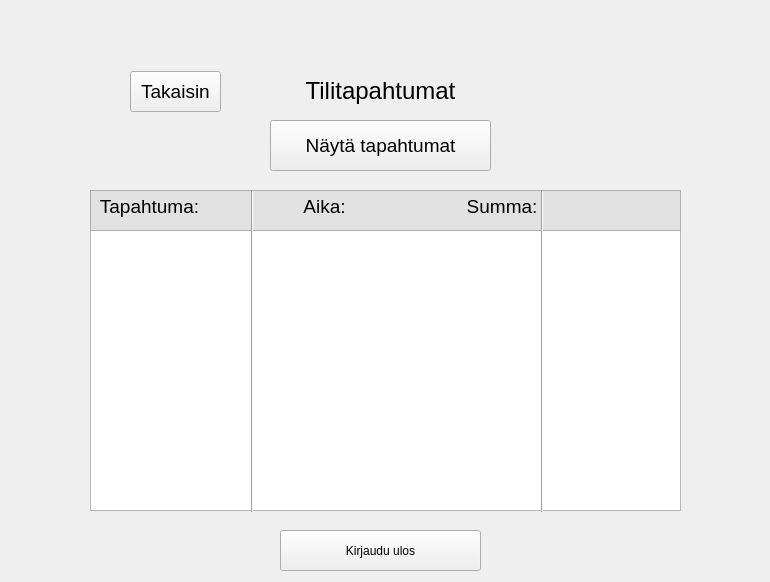
<?xml version="1.0" encoding="UTF-8"?>
<ui version="4.0">
 <class>action</class>
 <widget class="QWidget" name="action">
  <property name="geometry">
   <rect>
    <x>0</x>
    <y>0</y>
    <width>770</width>
    <height>582</height>
   </rect>
  </property>
  <property name="windowTitle">
   <string>Form</string>
  </property>
  <widget class="QLabel" name="label">
   <property name="geometry">
    <rect>
     <x>280</x>
     <y>60</y>
     <width>201</width>
     <height>61</height>
    </rect>
   </property>
   <property name="font">
    <font>
     <pointsize>18</pointsize>
    </font>
   </property>
   <property name="text">
    <string>Tilitapahtumat</string>
   </property>
   <property name="alignment">
    <set>Qt::AlignCenter</set>
   </property>
  </widget>
  <widget class="QTextEdit" name="textEditAction">
   <property name="geometry">
    <rect>
     <x>90</x>
     <y>230</y>
     <width>591</width>
     <height>281</height>
    </rect>
   </property>
   <property name="font">
    <font>
     <pointsize>12</pointsize>
    </font>
   </property>
   <property name="mouseTracking">
    <bool>true</bool>
   </property>
   <property name="html">
    <string>&lt;!DOCTYPE HTML PUBLIC &quot;-//W3C//DTD HTML 4.0//EN&quot; &quot;http://www.w3.org/TR/REC-html40/strict.dtd&quot;&gt;
&lt;html&gt;&lt;head&gt;&lt;meta name=&quot;qrichtext&quot; content=&quot;1&quot; /&gt;&lt;style type=&quot;text/css&quot;&gt;
p, li { white-space: pre-wrap; }
&lt;/style&gt;&lt;/head&gt;&lt;body style=&quot; font-family:'MS Shell Dlg 2'; font-size:12pt; font-weight:400; font-style:normal;&quot;&gt;
&lt;p style=&quot;-qt-paragraph-type:empty; margin-top:0px; margin-bottom:0px; margin-left:0px; margin-right:0px; -qt-block-indent:0; text-indent:0px;&quot;&gt;&lt;br /&gt;&lt;/p&gt;
&lt;p style=&quot;-qt-paragraph-type:empty; margin-top:0px; margin-bottom:0px; margin-left:0px; margin-right:0px; -qt-block-indent:0; text-indent:0px;&quot;&gt;&lt;br /&gt;&lt;/p&gt;&lt;/body&gt;&lt;/html&gt;</string>
   </property>
  </widget>
  <widget class="QPushButton" name="btnClose">
   <property name="geometry">
    <rect>
     <x>280</x>
     <y>530</y>
     <width>201</width>
     <height>41</height>
    </rect>
   </property>
   <property name="styleSheet">
    <string notr="true">color: rgb(0, 0, 0);
font: 14pt &quot;MS Shell Dlg 2&quot;;</string>
   </property>
   <property name="text">
    <string>Kirjaudu ulos</string>
   </property>
  </widget>
  <widget class="QPushButton" name="btnBack">
   <property name="geometry">
    <rect>
     <x>130</x>
     <y>71</y>
     <width>91</width>
     <height>41</height>
    </rect>
   </property>
   <property name="font">
    <font>
     <pointsize>14</pointsize>
    </font>
   </property>
   <property name="text">
    <string>Takaisin</string>
   </property>
  </widget>
  <widget class="QPushButton" name="btnShowAction">
   <property name="geometry">
    <rect>
     <x>270</x>
     <y>120</y>
     <width>221</width>
     <height>51</height>
    </rect>
   </property>
   <property name="font">
    <font>
     <pointsize>14</pointsize>
    </font>
   </property>
   <property name="text">
    <string>Näytä tapahtumat</string>
   </property>
  </widget>
  <widget class="QTextEdit" name="textEditTitles">
   <property name="geometry">
    <rect>
     <x>90</x>
     <y>190</y>
     <width>591</width>
     <height>41</height>
    </rect>
   </property>
   <property name="font">
    <font>
     <pointsize>14</pointsize>
    </font>
   </property>
   <property name="styleSheet">
    <string notr="true">background-color: rgb(226, 226, 226);</string>
   </property>
   <property name="html">
    <string>&lt;!DOCTYPE HTML PUBLIC &quot;-//W3C//DTD HTML 4.0//EN&quot; &quot;http://www.w3.org/TR/REC-html40/strict.dtd&quot;&gt;
&lt;html&gt;&lt;head&gt;&lt;meta name=&quot;qrichtext&quot; content=&quot;1&quot; /&gt;&lt;style type=&quot;text/css&quot;&gt;
p, li { white-space: pre-wrap; }
&lt;/style&gt;&lt;/head&gt;&lt;body style=&quot; font-family:'MS Shell Dlg 2'; font-size:14pt; font-weight:400; font-style:normal;&quot;&gt;
&lt;p style=&quot; margin-top:0px; margin-bottom:0px; margin-left:0px; margin-right:0px; -qt-block-indent:0; text-indent:0px;&quot;&gt; Tapahtuma:                    Aika:                       Summa:&lt;/p&gt;&lt;/body&gt;&lt;/html&gt;</string>
   </property>
  </widget>
  <widget class="Line" name="line">
   <property name="geometry">
    <rect>
     <x>250</x>
     <y>190</y>
     <width>4</width>
     <height>322</height>
    </rect>
   </property>
   <property name="orientation">
    <enum>Qt::Vertical</enum>
   </property>
  </widget>
  <widget class="Line" name="line_2">
   <property name="geometry">
    <rect>
     <x>540</x>
     <y>190</y>
     <width>4</width>
     <height>322</height>
    </rect>
   </property>
   <property name="orientation">
    <enum>Qt::Vertical</enum>
   </property>
  </widget>
 </widget>
 <resources/>
 <connections/>
</ui>
